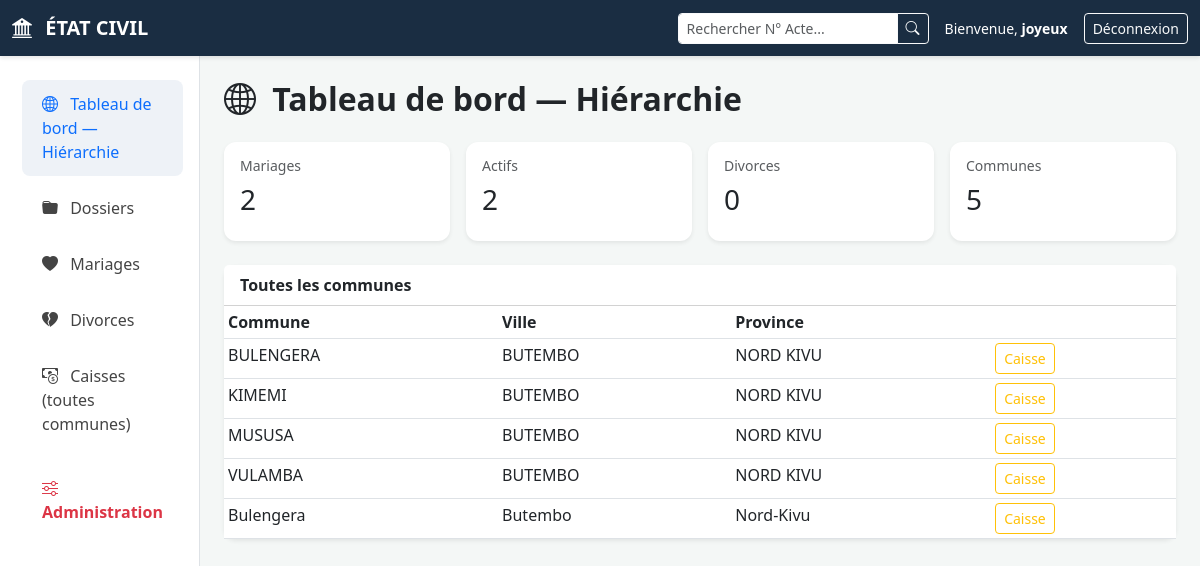
Before: /portail/hierarchie/ (signed in) with the older database file.
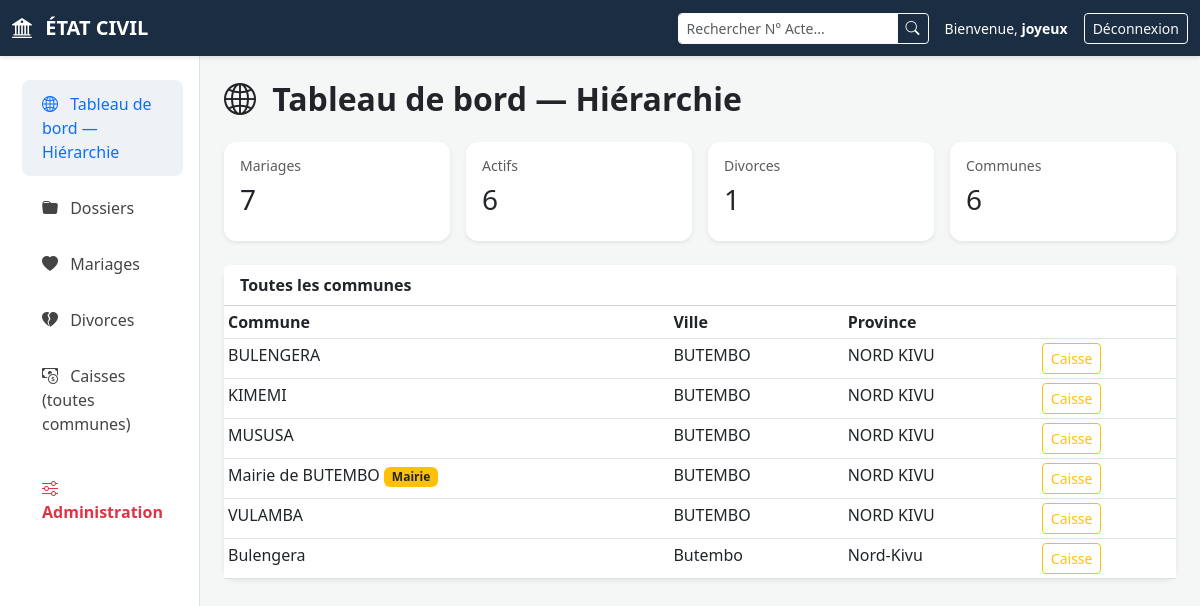
After: the same page with the newer database file.
### mariage/models.py (models this page shows, shortened)
class Commune(models.Model):
    code_postal_de_la_commune = models.CharField(max_length=100)
    nom = models.CharField(max_length=100)
    ville = models.ForeignKey(Ville, on_delete=models.CASCADE)
    est_mairie = models.BooleanField(
        default=False,
        help_text="Commune virtuelle « Mairie » pour les mariages célébrés à l'hôtel de ville.",
    )
    class Meta:
        verbose_name = 'Commune'
        verbose_name_plural = 'Communes'

class Ville(models.Model):
    nom = models.CharField(max_length=100)
    province = models.ForeignKey(Province, on_delete=models.CASCADE)

class Province(models.Model):
    nom = models.CharField(max_length=100, unique=True)

### mariage/portal_views.py (the view)
# urls.py: path('portail/hierarchie/', portal_views.DashboardHierarchieView.as_view(), name='dashboard_hierarchie'),
class DashboardHierarchieView(LoginRequiredMixin, TemplateView):
    template_name = 'mariage/portail/dashboard_hierarchie.html'
    def dispatch(self, request, *args, **kwargs):
        if role_utilisateur(request.user) not in ('HIERARCHIE',) and not request.user.is_superuser:
            messages.error(request, 'Accès réservé à la hiérarchie.')
            return redirect('dashboard')
        return super().dispatch(request, *args, **kwargs)
    def get_context_data(self, **kwargs):
        ctx = super().get_context_data(**kwargs)
        stats = stats_dashboard_general(self.request.user)
        ctx.update(stats)
        ctx['communes'] = Commune.objects.select_related('ville__province').order_by('ville__nom', 'nom')
        ctx['nb_communes'] = ctx['communes'].count()
        return ctx

### mariage/context_processors.py (called while the page is built)
def navigation_role(request):
    user = request.user
    if not user.is_authenticated:
        return {}
    return {
        'menu_items': menu_navigation(user),
        'role_utilisateur_court': role_utilisateur(user),
        'url_accueil_user': url_accueil_utilisateur(user),
    }

### mariage/dashboard_stats.py (called while the page is built)
def _querysets_perimetre(user):
    if not user or not user.is_authenticated:
        return (
            Mariage.objects.all(),
            Dossier.objects.all(),
            Divorce.objects.all(),
        )
    if role_utilisateur(user) == 'CITOYEN' or acces_toutes_communes(user):
        return (
            Mariage.objects.all(),
            Dossier.objects.all(),
            Divorce.objects.all(),
        )
    return (
        filtrer_mariages_par_acces(user),
        filtrer_dossiers_par_acces(user),
        filtrer_divorces_par_acces(user),
    )

def _taux_succes_dossiers(dossiers_qs):
    total = dossiers_qs.count()
    if not total:
        return 0, 0, 0
    valides = dossiers_qs.filter(statut='valide').count()
    taux = round(valides / total * 100)
    return taux, valides, total

### mariage/permissions_commune.py (called while the page is built)
def role_utilisateur(user):
    return (getattr(user, 'role', None) or '').upper()

### mariage/templates/mariage/portail/dashboard_hierarchie.html (shortened to what this page needs)
{% extends 'mariage/base.html' %}
{% block content %}
<h2 class="fw-bold mb-4"><i class="bi bi-globe2 me-2"></i> Tableau de bord — Hiérarchie</h2>
<div class="row g-3 mb-4">
    <div class="col-md-3"><div class="card border-0 shadow-sm"><div class="card-body"><h6 class="text-muted small">Mariages</h6><h3>{{ total_mariages }}</h3></div></div></div>
    <div class="col-md-3"><div class="card border-0 shadow-sm"><div class="card-body"><h6 class="text-muted small">Actifs</h6><h3>{{ mariages_actifs }}</h3></div></div></div>
    <div class="col-md-3"><div class="card border-0 shadow-sm"><div class="card-body"><h6 class="text-muted small">Divorces</h6><h3>{{ total_divorces }}</h3></div></div></div>
    <div class="col-md-3"><div class="card border-0 shadow-sm"><div class="card-body"><h6 class="text-muted small">Communes</h6><h3>{{ nb_communes }}</h3></div></div></div>
</div>
<div class="card border-0 shadow-sm">
    <div class="card-header bg-white fw-bold">Toutes les communes</div>
    <div class="card-body p-0 table-responsive" style="max-height:400px;overflow:auto;">
        <table class="table table-sm table-hover mb-0">
            <thead><tr><th>Commune</th><th>Ville</th><th>Province</th><th></th></tr></thead>
            <tbody>
                {% for c in communes %}
                <tr>
                    <td>{{ c.nom }}{% if c.est_mairie %} <span class="badge bg-warning text-dark">Mairie</span>{% endif %}</td>
                    <td>{{ c.ville.nom }}</td>
                    <td>{{ c.ville.province.nom }}</td>
                    <td><a href="{% url 'bourgmestre_dashboard' %}?commune={{ c.pk }}" class="btn btn-sm btn-outline-warning">Caisse</a></td>
                </tr>
                {% endfor %}
            </tbody>
        </table>
    </div>
</div>
{% endblock %}

### mariage/templates/mariage/base.html (shortened to what this page needs)
{% load static %}
<!DOCTYPE html>
<html lang="fr">
<head>
    <link href="https://cdn.jsdelivr.net/npm/bootstrap@5.3.0/dist/css/bootstrap.min.css" rel="stylesheet">
    <link rel="stylesheet" href="https://cdn.jsdelivr.net/npm/bootstrap-icons@1.11.0/font/bootstrap-icons.css">
    <link rel="stylesheet" href="{% static 'mariage/css/style.css' %}">
</head>
<body>
    <nav class="navbar navbar-expand-lg navbar-dark navbar-custom sticky-top">
        <div class="container-fluid">
            <a class="navbar-brand fw-bold" href="{% if url_accueil_user %}{{ url_accueil_user }}{% else %}{% url 'dashboard' %}{% endif %}"><i class="bi bi-bank2 me-2"></i> ÉTAT CIVIL</a>
            {% if role_utilisateur_court != 'CITOYEN' and role_utilisateur_court != 'CONJOINT' %}
            <form class="d-flex ms-auto me-3 d-print-none" action="{% url 'quick_search' %}" method="get" style="max-width: 300px;">
                <div class="input-group input-group-sm">
                    <input type="text" name="q" class="form-control border-light" placeholder="Rechercher N° Acte..." aria-label="Rechercher">
                    <button class="btn btn-outline-light" type="submit">
                        <i class="bi bi-search"></i>
                    </button>
                </div>
            </form>
            {% endif %}
            <div class="d-flex align-items-center text-white small">
                <span>Bienvenue, <strong>{{ user.username }}</strong></span>
                <form action="{% url 'logout' %}" method="post" class="ms-3 m-0">
                    <button type="submit" class="btn btn-sm btn-outline-light">Déconnexion</button>
                </form>
            </div>
        </div>
    </nav>
    <div class="container-fluid">
        <div class="row">
            <nav class="col-md-2 d-none d-md-block sidebar">
                <ul class="nav flex-column">
                    {% for item in menu_items %}
                    <li class="nav-item">
                        <a class="nav-link {% for key in item.active_keys %}{% if key in request.resolver_match.url_name %}active{% endif %}{% endfor %}"
                           href="{% url item.url_name %}">
                            <i class="bi {{ item.icon }} me-2"></i> {{ item.label }}
                        </a>
                    </li>
                    {% empty %}
                    <li class="nav-item">
                        <a class="nav-link" href="{% url 'dashboard' %}"><i class="bi bi-speedometer2 me-2"></i> Accueil</a>
                    </li>
                    {% endfor %}
                    {% if user.is_superuser %}
                        <li class="nav-item mt-2">
                            <a class="nav-link text-danger fw-bold" href="/admin/" target="_blank">
                                <i class="bi bi-sliders me-2"></i> Administration
                            </a>
                        </li>
                    {% endif %}
                </ul>
            </nav>
            <main class="col-md-10 ms-sm-auto px-md-4 py-4 main-content">
                <div id="toast-container" class="position-fixed top-0 end-0 p-3"></div>
                {% block content %}{% endblock %}
            </main>
        </div>
    </div>
</body>

Changed rows visible on the page:
added Commune: nom "Mairie de BUTEMBO", est_mairie "Mairie", ville.nom "BUTEMBO", ville.province.nom "NORD KIVU"
Other visible differences:
{{ total_mariages }}: "2" → "7"
{{ mariages_actifs }}: "2" → "6"
{{ total_divorces }}: "0" → "1"
{{ nb_communes }}: "5" → "6"
